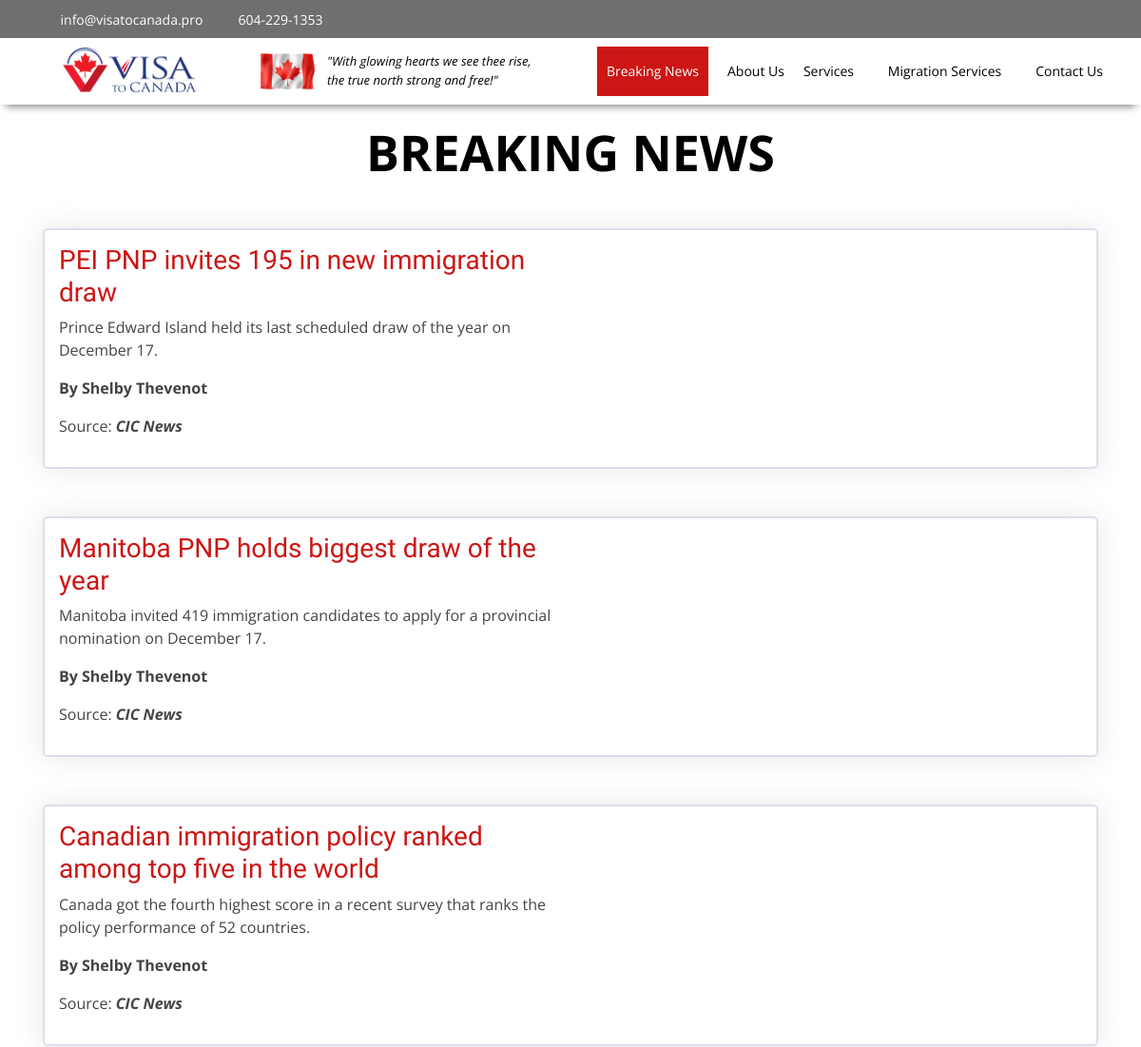
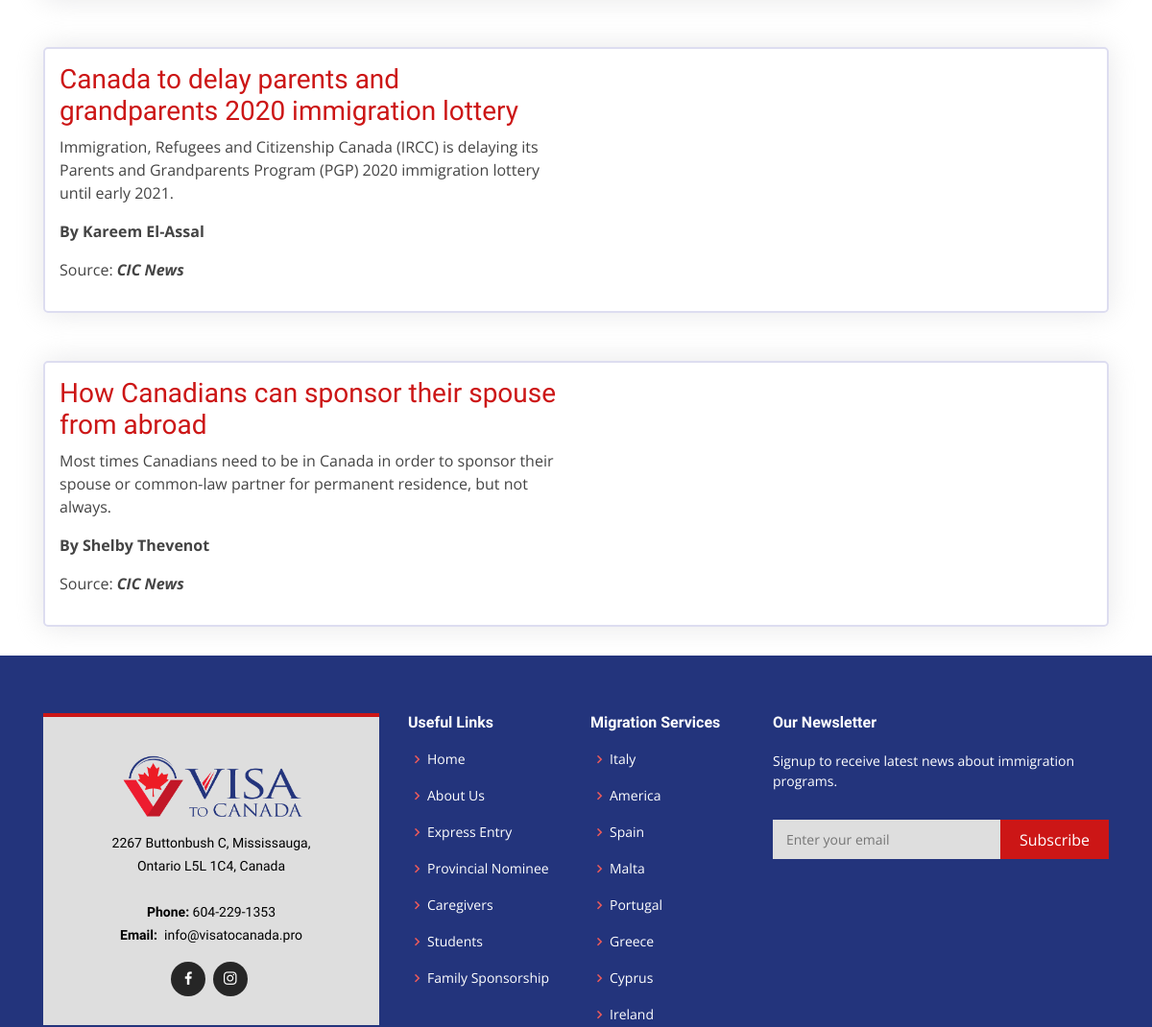
The app's page /blogs/ (upper part), older data (2 pictures, top to bottom).
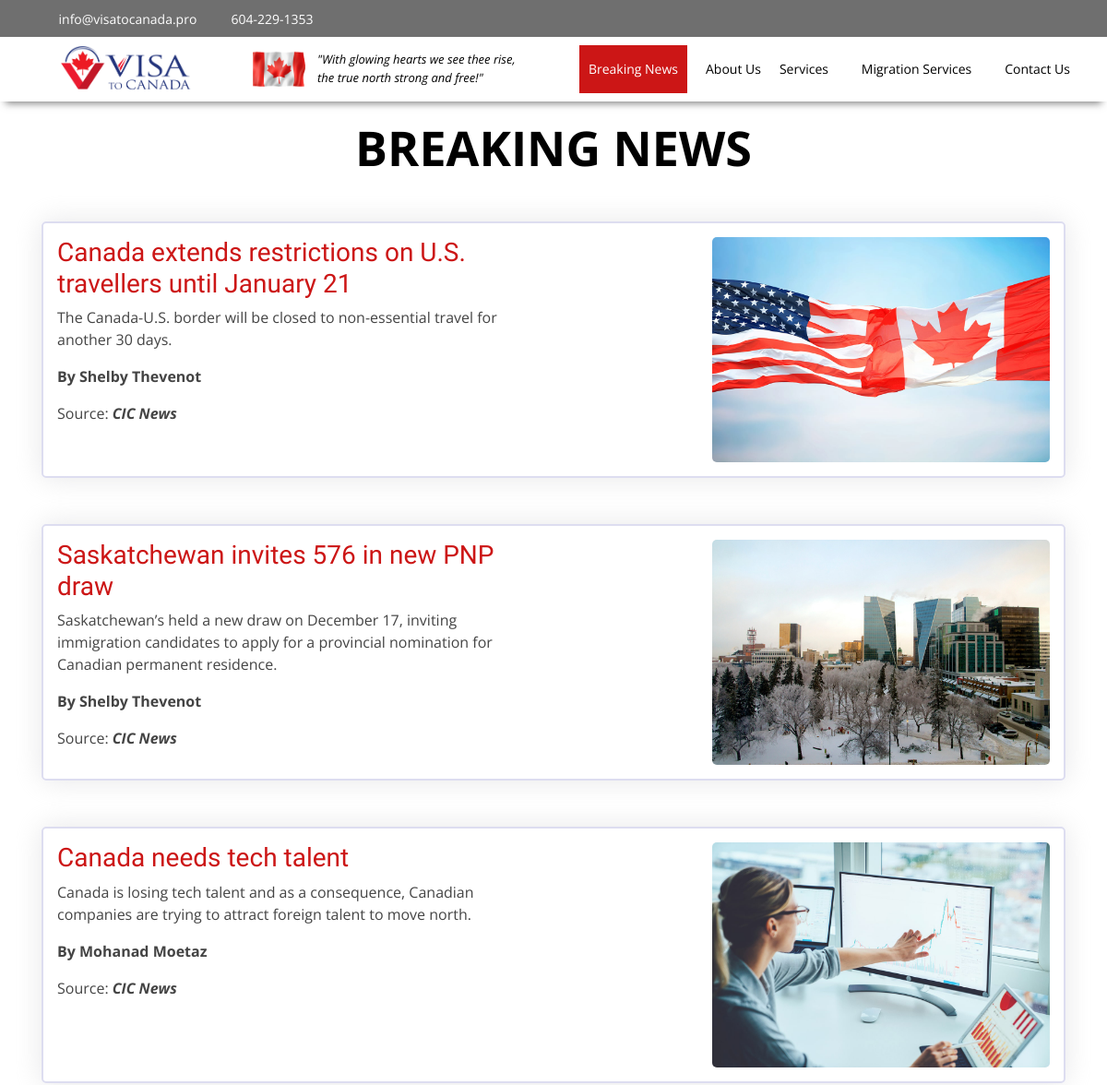
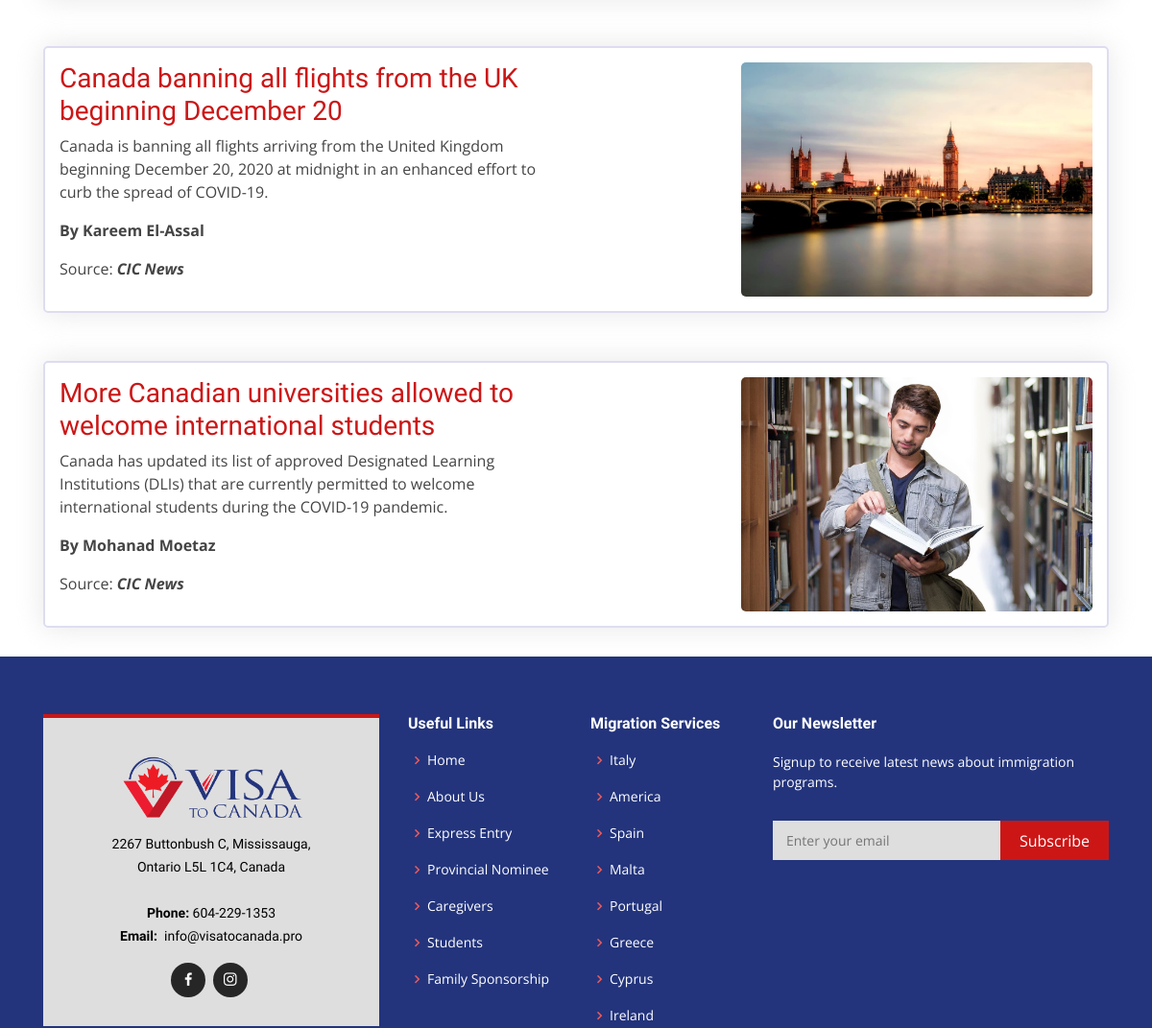
The same page, newer data (2 pictures, top to bottom).
### visa_app/models.py (models this page shows, shortened)
class News(models.Model):
    CHOICES = [
        ('CIC News', 'CIC News'),
        ('Canada.ca', 'Canada.ca')
    ]
    title = models.CharField(max_length=300)
    author = models.CharField(max_length=150, null=True, blank=True)
    date = models.DateField(null=True, blank=True)
    description = models.CharField(max_length=600)
    source = models.CharField(max_length=50, choices=CHOICES, default="CIC News")
    url = models.URLField(max_length=300, help_text="Paste the URL of the article that you are creating.")
    image = models.ImageField(upload_to='', default='default.png')
    class Meta:
        verbose_name_plural = "News"
    @property
    def imageURL(self):
        try:
            url = self.image.url
        except:
            url = ''
        return url

### visa_app/views.py (the view)
# urls.py: path('blogs/', views.Blog.as_view(), name="blogs"),
class Blog(View):
    def get(self, request, *args, **kwargs):
        render_news = models.News.objects.all()
        context = {
            'news': render_news
        }
        return render(request, 'blogs.html', context=context)

### visa_app/templates/blogs.html (shortened to what this page needs)
{% extends 'base.html' %}
{% load static %}
{% block body_block %}
<main id="main">
<section id="blogs">
<div class="section-title">
  <span style="color: black;">Breaking News</span>
</div>
  <div class="container">
    {% for article in news %}
          <div class="blog-box">
            <div class="row" data-aos="fade-up">
            <div class="col">
              <a href="{{ article.url }}"><h3 class="blog-head">{{ article.title }}</h3></a>
              <p class="blog-para">{{ article.description }}</p>
              {% if article.author %}
                <p class="blog-author"><b>{{ article.author }}</b></p>
              {% endif %}
              <p class="blog-source">Source: <i><b>{{ article.source }}</b></i></p>
            </div>
            <div class="col">
              <img class="blog-img" src="{{ article.imageURL }}" alt="">
            </div>
          </div>
          </div>
    {% endfor %}
  </div>
</section>
</main>
{% endblock %}

### visa_app/templates/base.html (shortened to what this page needs)
<!DOCTYPE html>
{% load static %}
<html lang="en">
<head>
  <link href="{% static 'assets/vendor/bootstrap/css/bootstrap.min.css' %}" rel="stylesheet">
  <link href="{% static 'assets/vendor/icofont/icofont.min.css' %}" rel="stylesheet">
  <link href="{% static 'assets/vendor/boxicons/css/boxicons.min.css' %}" rel="stylesheet">
  <link href="{% static 'assets/vendor/venobox/venobox.css' %}" rel="stylesheet">
  <link href="{% static 'assets/vendor/owl.carousel/assets/owl.carousel.min.css' %}" rel="stylesheet">
  <link href="{% static 'assets/vendor/aos/aos.css' %}" rel="stylesheet">
  <link href="{% static 'assets/css/style.css' %}" rel="stylesheet">
  <link href="{% static 'assets/css/main.css' %}" rel="stylesheet">
</head>
<body style="background-color: #dedede">
    <div id="topbar" class="d-none d-lg-flex align-items-center fixed-top ">
      <div class="container d-flex">
        <div class="contact-info mr-auto">
          <i class="icofont-envelope"></i> <a href="mailto:Info@visatocanada.pro">info@visatocanada.pro</a>
          <i class="icofont-phone"></i> 604-229-1353
        </div>
        <div class="social-links">
          <a href="https://www.facebook.com/Visa-to-Canada-101626365178219" class="facebook"><i class="icofont-facebook"></i></a>
          <a href="https://www.instagram.com/visa.tocanada/" class="instagram"><i class="icofont-instagram"></i></a>
        </div>
      </div>
    </div>
    <header id="header" class="fixed-top ">
      <div class="container-nav d-flex align-items-center">
        <a href="{% url 'index' %}" class="logo1"><img src="{% static 'assets/img/logo/VisaTo_CANADA-logo-8F-final.jpg' %}" alt="" class="img-fluid"></a>
        <a href="#"> <img src="{% static 'assets/img/flag-gif.gif' %}" style="height:40px"> </a>
        <div class="nav-inspiring">
          <p class="font-italic">"With glowing hearts we see thee rise,<br>the true north strong and free!"</p>
        </div>
        <nav class="nav-menu ml-auto d-none d-lg-block">
          <ul>
            <li id="news-btn" class="news-btn"><a href="{% url 'blogs' %}">Breaking News</a></li>
            <li> <a href="{% url 'about' %}">About Us</a></li>
            <li class="drop-down"><a href="{% url 'index' %}">Services</a>
              <li  class="drop-down"> <a href="{% url 'about' %}">Migration Services</a>
               </li>
            </li>
            <li><a href="{% url 'contact' %}">Contact Us</a></li>
          </ul>
        </nav>
      </div>
    </header>
{% block body_block %}
{% endblock %}
    <footer id="footer">
      <div class="footer-top">
        <div class="container">
          <div class="row">
            <div class="col-lg-4 col-md-6">
              <div class="footer-info">
                <img class="footer-logo" src="{% static 'assets/img/logo/logo-trans.png' %}" alt="">
                <p>
                2267 Buttonbush C, Mississauga, <br> Ontario L5L 1C4, Canada <br><br>
                  <strong>Phone:</strong> 604-229-1353<br>
                  <strong>Email:</strong>&ensp;info@visatocanada.pro<br>
                </p>
                <div class="social-links mt-3">
                  <a href="https://www.facebook.com/Visa-to-Canada-101626365178219" class="facebook"><i class="bx bxl-facebook"></i></a>
                  <a href="https://www.instagram.com/visa.tocanada/" class="instagram"><i class="bx bxl-instagram"></i></a>
                </div>
              </div>
            </div>
            <div class="col-lg-2 col-md-6 footer-links">
              <h4>Useful Links</h4>
              <ul>
                <li><i class="bx bx-chevron-right"></i> <a href="{% url 'index' %}">Home</a></li>
                <li><i class="bx bx-chevron-right"></i> <a href="{% url 'about' %}">About Us</a></li>
                <li><i class="bx bx-chevron-right"></i> <a href="{% url 'express_entry' %}">Express Entry</a></li>
                <li><i class="bx bx-chevron-right"></i> <a href="{% url 'express_entry' %}">Provincial Nominee</a></li>
                <li><i class="bx bx-chevron-right"></i> <a href="{% url 'care_giver' %}">Caregivers</a></li>
                <li><i class="bx bx-chevron-right"></i> <a href="(% url 'student' %)">Students</a></li>
                <li><i class="bx bx-chevron-right"></i><a href="{% url 'family' %}">Family Sponsorship</a></li>
              </ul>
            </div>
            <div class="col-lg-2 col-md-6 footer-links">
              <h4>Migration Services</h4>
              <ul>
                <li> <i class="bx bx-chevron-right"></i> <a href="#">Italy</a> </li>
                <li> <i class="bx bx-chevron-right"></i> <a href="https://visatoamerica.org/">America</a> </li>
                <li> <i class="bx bx-chevron-right"></i> <a href="#">Spain</a> </li>
                <li> <i class="bx bx-chevron-right"></i> <a href="https://visatomalta.com/">Malta</a> </li>
                <li> <i class="bx bx-chevron-right"></i> <a href="https://visatoportugal.pro/">Portugal</a> </li>
                <li> <i class="bx bx-chevron-right"></i> <a href="#">Greece</a> </li>
                <li> <i class="bx bx-chevron-right"></i> <a href="https://visatocyprus.com/">Cyprus</a> </li>
                <li> <i class="bx bx-chevron-right"></i> <a href="#">Ireland</a> </li>
              </ul>
              </div>
            <div class="ml-auto col-lg-4 col-md-6 footer-newsletter">
              <h4>Our Newsletter</h4>
              <p>Signup to receive latest news about immigration programs.</p>
              <form style="background: #dedede" action="" method="post">
                <input placeholder="Enter your email" style="background: #dedede" type="email" name="email"><input type="submit" value="Subscribe">
              </form>
            </div>
          </div>
        </div>
      </div>
    </footer>
</body>
</html>

### visa_app/static/assets/css/style.css (style rules this page uses)
body { font-family: "Open Sans", sans-serif; color: #444444; }
a { color: #cc1616; }
h1, h2, h3, h4, h5, h6 { font-family: "Raleway", sans-serif; }
#topbar { height: 40px; font-size: 14px; transition: all 0.5s; color: #000000; }
#topbar .contact-info a { line-height: 1; color: #000000; transition: 0.3s; }
#topbar .contact-info i { color: #cc1616; padding-right: 4px; }
#topbar .contact-info i.icofont-phone { margin-left: 15px; }
#topbar .social-links a { color: rgba(255, 255, 255, 0.5); padding-left: 15px; display: inline-block; line-height: 1px; transition: 0.3s; }
#topbar .social-links a:first-child { border-left: 0; }
#header { background: white; color: black; transition: all 0.5s; z-index: 997; top: 40px; }
.nav-menu ul { margin: 0; padding: 0; list-style: none; }
.nav-menu > ul { display: flex; }
.nav-menu > ul > li { position: relative; white-space: nowrap; padding: 18px 5px; margin-left: 10px; transition: 0.3s; }
.nav-inspiring p { color: #ffffff; font-size: small; padding-top: 15px; margin-left: 10px; }
.nav-menu a { display: block; position: relative; color: #fff; transition: 0.3s; font-size: 14px; font-family: "Open Sans", sans-serif; }
.nav-menu .drop-down > a:after { content: "\ea99"; font-family: IcoFont; padding-left: 5px; }
.mobile-nav { position: fixed; top: 55px; right: 15px; bottom: 15px; left: 15px; z-index: 9999; overflow-y: auto; background: #fff; transition: ease-in-out 0.2s; opacity: 0; visibility: hidden; border-radius: 10px; padding: 10px 0; }
.mobile-nav * { margin: 0; padding: 0; list-style: none; }
.mobile-nav a { display: block; position: relative; color: #191919; padding: 10px 20px; font-weight: 500; outline: none; }
.mobile-nav .drop-down > a:after { content: "\ea99"; font-family: IcoFont; padding-left: 10px; position: absolute; right: 15px; }
.mobile-nav .drop-down > a { padding-right: 35px; }
section { padding: 30px 0; overflow: hidden; }
.section-title { text-align: center; padding: 30px 0; position: relative; }
.section-title span { position: absolute; top: 30px; color: #f4f4f4; left: 0; right: 0; z-index: 1; font-weight: 700; font-size: 52px; text-transform: uppercase; line-height: 0; }
#footer { background: #0c0c0c; padding: 0 0 30px 0; color: #fff; font-size: 14px; }
#footer .footer-top { padding: 60px 0 30px 0; }
#footer .footer-top .footer-info { margin-bottom: 15px; background: #191919; color: #fff; border-top: 4px solid #cc1616; text-align: center; padding: 30px 20px; }
#footer .footer-top .footer-info p { font-size: 14px; line-height: 24px; margin-bottom: 0; font-family: "Raleway", sans-serif; }
#footer .footer-top .social-links a { font-size: 18px; display: inline-block; background: #262626; color: #fff; line-height: 1; padding: 8px 0; margin-right: 4px; border-radius: 50%; text-align: center; width: 36px; height: 36px; transition: 0.3s; }
#footer .footer-top h4 { font-size: 16px; font-weight: 600; color: #fff; position: relative; padding-bottom: 12px; }
#footer .footer-top .footer-links { margin-bottom: 30px; }
#footer .footer-top .footer-links ul { list-style: none; padding: 0; margin: 0; }
#footer .footer-top .footer-links ul i { padding-right: 2px; color: #ed5b5b; font-size: 18px; line-height: 1; }
#footer .footer-top .footer-links ul li { padding: 10px 0; display: flex; align-items: center; }
#footer .footer-top .footer-links ul li:first-child { padding-top: 0; }
#footer .footer-top .footer-links ul a { color: #fff; transition: 0.3s; display: inline-block; line-height: 1; }
#footer .footer-top .footer-newsletter form { margin-top: 30px; background: #fff; padding: 6px 10px; position: relative; border-radius: 4; }
#footer .footer-top .footer-newsletter form input[type="email"] { border: 0; padding: 4px; width: calc(100% - 110px); }
#footer .footer-top .footer-newsletter form input[type="submit"] { position: absolute; top: 0; right: 0; bottom: 0; border: 0; background: none; font-size: 16px; padding: 0 20px; background: #cc1616; color: #fff; transition: 0.3s; border-radius: 4; }

Row changes from the older to the newer data that the page shows:
removed News: title "PEI PNP invites 195 in new immigration draw", description "Prince Edward Island held its last scheduled draw of the year on December 17.", author "By Shelby Thevenot", source "CIC News"
removed News: title "Manitoba PNP holds biggest draw of the year", description "Manitoba invited 419 immigration candidates to apply for a provincial nomination on December 17.", author "By Shelby Thevenot", source "CIC News"
removed News: title "Canadian immigration policy ranked among top five in the world", description "Canada got the fourth highest score in a recent survey that ranks the policy performance of 52 countries.", author "By Shelby Thevenot", source "CIC News"
removed News: title "Canada to delay parents and grandparents 2020 immigration lottery", description "Immigration, Refugees and Citizenship Canada (IRCC) is delaying its Parents and Grandparents Program (PGP) 2020 immigration lottery until early 2021.", author "By Kareem El-Assal", source "CIC News"
removed News: title "How Canadians can sponsor their spouse from abroad", description "Most times Canadians need to be in Canada in order to sponsor their spouse or common-law partner for permanent residence, but not always.", author "By Shelby Thevenot", source "CIC News"
added News: title "Canada extends restrictions on U.S. travellers until January 21", description "The Canada-U.S. border will be closed to non-essential travel for another 30 days.", author "By Shelby Thevenot", source "CIC News", imageURL (picture)
added News: title "Saskatchewan invites 576 in new PNP draw", description "Saskatchewan’s held a new draw on December 17, inviting immigration candidates to apply for a provincial nomination for Canadian permanent residence.", author "By Shelby Thevenot", source "CIC News", imageURL (picture)
added News: title "Canada needs tech talent", description "Canada is losing tech talent and as a consequence, Canadian companies are trying to attract foreign talent to move north.", author "By Mohanad Moetaz", source "CIC News", imageURL (picture)
added News: title "Canada banning all flights from the UK beginning December 20", description "Canada is banning all flights arriving from the United Kingdom beginning December 20, 2020 at midnight in an enhanced effort to curb the spread of COVID-19.", author "By Kareem El-Assal", source "CIC News", imageURL (picture)
added News: title "More Canadian universities allowed to welcome international students", description "Canada has updated its list of approved Designated Learning Institutions (DLIs) that are currently permitted to welcome international students during the COVID-19 pandemic.", author "By Mohanad Moetaz", source "CIC News", imageURL (picture)
